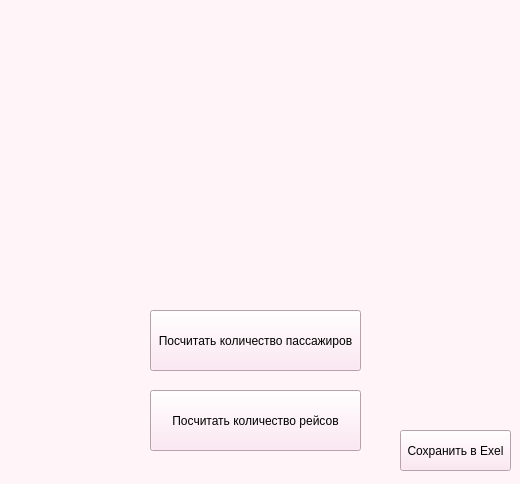
<?xml version="1.0" encoding="UTF-8"?>
<ui version="4.0">
 <class>Form</class>
 <widget class="QWidget" name="Form">
  <property name="geometry">
   <rect>
    <x>0</x>
    <y>0</y>
    <width>520</width>
    <height>484</height>
   </rect>
  </property>
  <property name="windowTitle">
   <string>examProgramm</string>
  </property>
  <property name="styleSheet">
   <string notr="true">background-color: rgb(255, 244, 248);</string>
  </property>
  <widget class="QPushButton" name="countPassengers">
   <property name="geometry">
    <rect>
     <x>150</x>
     <y>310</y>
     <width>211</width>
     <height>61</height>
    </rect>
   </property>
   <property name="styleSheet">
    <string notr="true">background-color: rgb(255, 225, 240);</string>
   </property>
   <property name="text">
    <string>Посчитать количество пассажиров</string>
   </property>
  </widget>
  <widget class="QPushButton" name="countRoetes">
   <property name="geometry">
    <rect>
     <x>150</x>
     <y>390</y>
     <width>211</width>
     <height>61</height>
    </rect>
   </property>
   <property name="styleSheet">
    <string notr="true">background-color: rgb(255, 225, 240);</string>
   </property>
   <property name="text">
    <string>Посчитать количество рейсов</string>
   </property>
  </widget>
  <widget class="QPushButton" name="saveExel">
   <property name="geometry">
    <rect>
     <x>400</x>
     <y>430</y>
     <width>111</width>
     <height>41</height>
    </rect>
   </property>
   <property name="styleSheet">
    <string notr="true">background-color: rgb(255, 225, 240);</string>
   </property>
   <property name="text">
    <string>Сохранить в Exel</string>
   </property>
  </widget>
  <widget class="QWidget" name="verticalLayoutWidget">
   <property name="geometry">
    <rect>
     <x>20</x>
     <y>20</y>
     <width>471</width>
     <height>281</height>
    </rect>
   </property>
   <layout class="QVBoxLayout" name="verticalLayout"/>
  </widget>
 </widget>
 <resources/>
 <connections/>
</ui>
